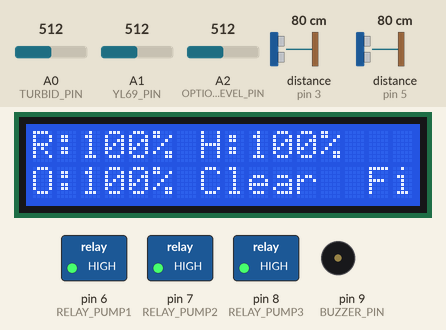
This sketch was run on a simulated Arduino Uno, built with avr-gcc and run on an emulated ATmega328P. Parts: 16×2 character LCD, switched loads named in the sketch (green lamp = pin HIGH), buzzer (waves = sounding, pin HIGH). The inputs (shaded band) are chosen by the test bench; at power-on: A0 (TURBID_PIN) = 512, distance to the obstacle (sensors on pin 3, pin 5) 80 cm, A1 (YL69_PIN) = 512, A2 (OPTIONAL_LEVEL_PIN) = 512. The echo pulse lasts 58.3 µs per cm; what the sketch prints to the serial monitor is not drawn.

Above: at 2.7 s.
2.8 s: A0 (TURBID_PIN) set to 416
5.8 s: A0 (TURBID_PIN) set to 392
At 6.7 s:
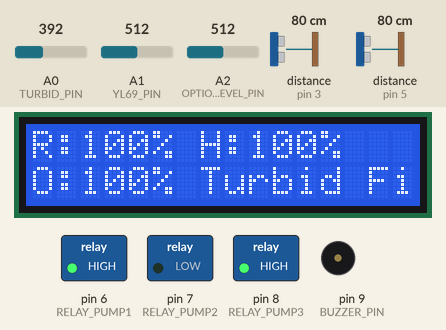
8.8 s: distance to the obstacle (sensor on pin 3) set to 18 cm
10.3 s: distance to the obstacle (sensor on pin 3) set to 14 cm
At 10.7 s:
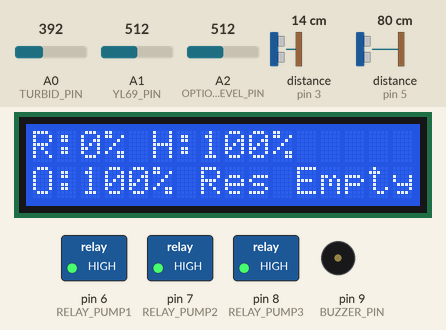
11.8 s: distance to the obstacle (sensor on pin 5) set to 18 cm
14.8 s: distance to the obstacle (sensor on pin 5) set to 13 cm
At 16.2 s:
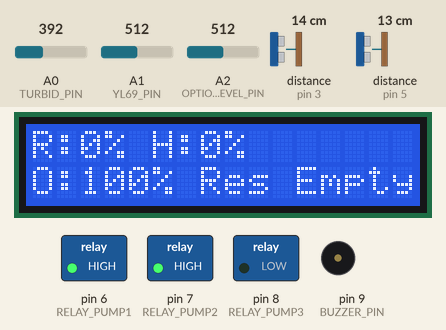
Timing chart, 0 to 17.4 s (numbered marks = the images above; inputs shaded):
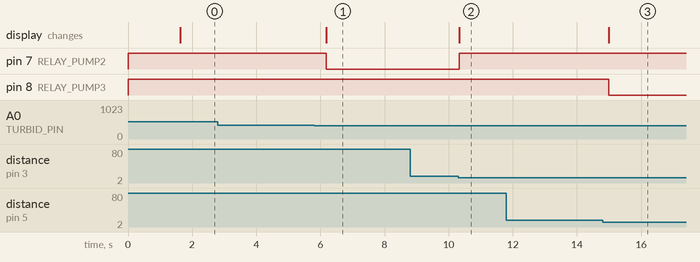

The sketch:

SWMS.ino
```cpp
#include <Wire.h>
#include <LiquidCrystal_I2C.h>
#include <SoftwareSerial.h>
#include <NewPing.h>

#define TURBID_PIN A0
#define YL69_PIN A1
#define OPTIONAL_LEVEL_PIN A2
#define RES_TRIG 2
#define RES_ECHO 3
#define HOUSE_TRIG 4
#define HOUSE_ECHO 5
#define RELAY_PUMP1 6
#define RELAY_PUMP2 7
#define RELAY_PUMP3 8
#define BUZZER_PIN 9
#define BUTTON_ACK 10
#define ESP_RX 11
#define ESP_TX 12

// Thresholds
int turbidity_clean_threshold = 400;
int yl69_filter_full_threshold = 1200;

int optional_threshold_analog = 90;

int res_dist_empty = 10;
int res_dist_full  = 5.5;

int house_dist_empty = 9;
int house_dist_full  = 5;
#define MAX_DISTANCE 15

// Initialize objects
LiquidCrystal_I2C lcd(0x27, 16, 2);
SoftwareSerial EspSerial(ESP_RX, ESP_TX);
NewPing sonarReservoir(RES_TRIG, RES_ECHO, MAX_DISTANCE);
NewPing sonarHouse(HOUSE_TRIG, HOUSE_ECHO, MAX_DISTANCE);

// Global variables
int storedTurbidity = 0;
bool storedTurbidityValid = false;
bool buzzerOn = false;
bool notifSentEmpty = false;
bool notifResEmptyWhileFilling = false;
unsigned long lastSend = 0;
const unsigned long SEND_INTERVAL = 1500;

void stopPump(int pin) { digitalWrite(pin, HIGH); }
void startPump(int pin) { digitalWrite(pin, LOW); }

int mapLevelPercent(long measured, long fullDist, long emptyDist) {
  if (measured >= emptyDist) return 0;
  if (measured <= fullDist) return 100;
  float pct = (float)(emptyDist - measured) / (emptyDist - fullDist) * 100.0;
  return constrain((int)pct, 0, 100);
}


void buzzerOnFn() {
  if (!buzzerOn) {
    tone(BUZZER_PIN, 2000);
    buzzerOn = true;
    EspSerial.println("BUZZER:ON");
  }
}
void buzzerOffFn() {
  if (buzzerOn) {
    noTone(BUZZER_PIN);
    buzzerOn = false;
    EspSerial.println("BUZZER:OFF");
  }
}


void setup() {
  Serial.begin(9600);
  EspSerial.begin(9600);

  pinMode(RELAY_PUMP1, OUTPUT);
  pinMode(RELAY_PUMP2, OUTPUT);
  pinMode(RELAY_PUMP3, OUTPUT);
  stopPump(RELAY_PUMP1);
  stopPump(RELAY_PUMP2);
  stopPump(RELAY_PUMP3);

  pinMode(BUZZER_PIN, OUTPUT);
  digitalWrite(BUZZER_PIN, LOW);
  pinMode(BUTTON_ACK, INPUT_PULLUP);

  lcd.init();
  lcd.backlight();
  lcd.clear();
  lcd.setCursor(0, 0);
  lcd.print("Smart Water Sys");
  lcd.setCursor(0, 1);
  lcd.print("Starting...");
  delay(1500);

  Serial.println("Arduino Setup Complete");
}

void loop() {

  long resDist = sonarReservoir.ping_cm();
  long houseDist = sonarHouse.ping_cm();
  int resLevel = mapLevelPercent(resDist, res_dist_full, res_dist_empty);
  int houseLevel = mapLevelPercent(houseDist, house_dist_full, house_dist_empty);
  int ylVal = analogRead(YL69_PIN);


  int optionalAnalog = analogRead(OPTIONAL_LEVEL_PIN);
  int optionalPercent = 0;
  if (optionalAnalog >= optional_threshold_analog) {
    optionalPercent = map(optionalAnalog, optional_threshold_analog, 160, 0, 100);
    optionalPercent = constrain(optionalPercent, 0, 100);
  } else {
    optionalPercent = 0;
  }
  bool optionalHasWater = (optionalPercent > 0);


  int turbVal;
  if (resLevel >= 15) {
    turbVal = analogRead(TURBID_PIN);
    storedTurbidity = turbVal;
    storedTurbidityValid = true;
  } else if (storedTurbidityValid) {
    turbVal = storedTurbidity;
  } else {
    turbVal = analogRead(TURBID_PIN);
  }

  bool waterDirty = turbVal < turbidity_clean_threshold;
  bool filterFull = ylVal > yl69_filter_full_threshold;
  bool reservoirHasEnough = resLevel > 10;
  bool houseNeedsFill = houseLevel < 90;

  if (reservoirHasEnough || optionalHasWater) {
    buzzerOffFn();
    notifSentEmpty = false;
    notifResEmptyWhileFilling = false;
  }

  // LCD update
  lcd.clear();
  lcd.setCursor(0, 0);
  lcd.print("R:");
  lcd.print(resLevel);
  lcd.print("% H:");
  lcd.print(houseLevel);
  lcd.print("%");

  lcd.setCursor(0, 1);
  lcd.print("O:");
  lcd.print(optionalPercent);
  lcd.print("% ");

  if (!reservoirHasEnough && !optionalHasWater) {
    lcd.print("Tanks Empty!");
  } else if (!reservoirHasEnough) {
    lcd.print("Res Empty!");
  } else {
    lcd.print(waterDirty ? "Turbid " : "Clear  ");
    lcd.print("Filt:");
    lcd.print(filterFull ? "F" : "E");
  }

  // ===================== AUTOMATION LOGIC =====================

  if (waterDirty) {
    if (reservoirHasEnough) {
      if (!filterFull) {
        startPump(RELAY_PUMP2);
        stopPump(RELAY_PUMP1);
        stopPump(RELAY_PUMP3);
        notifSentEmpty = false;
      } else {
        stopPump(RELAY_PUMP2);
        stopPump(RELAY_PUMP1);
        stopPump(RELAY_PUMP3);
      }
    } else {
      stopPump(RELAY_PUMP2);
      stopPump(RELAY_PUMP1);
      if (optionalHasWater && houseNeedsFill) {
        startPump(RELAY_PUMP3);
        EspSerial.println("NOTIF:Using Optional Tank");
        notifSentEmpty = false;
      } else {
        stopPump(RELAY_PUMP3);
        if (!notifSentEmpty) {
          EspSerial.println("NOTIF:Reservoir (dirty) and Optional Tank Empty");
          notifSentEmpty = true;
        }
      }
    }

  } else {
    // CLEAN WATER PATH
    if (houseNeedsFill) {
      if (reservoirHasEnough) {
        // Clean → send to house (Pump1)
        startPump(RELAY_PUMP1);
        stopPump(RELAY_PUMP2);
        stopPump(RELAY_PUMP3);
        notifSentEmpty = false;
      } else {
        stopPump(RELAY_PUMP1);
        stopPump(RELAY_PUMP2);
        if (optionalHasWater) {
          startPump(RELAY_PUMP3);
          EspSerial.println("NOTIF:Using Optional Tank");
        } else {
          stopPump(RELAY_PUMP3);
          if (!notifSentEmpty) {
            EspSerial.println("NOTIF:Reservoir and Optional Tank Empty");
            notifSentEmpty = true;
          }
        }
      }
    } else {
      stopPump(RELAY_PUMP1);
      stopPump(RELAY_PUMP2);
      stopPump(RELAY_PUMP3);
      notifResEmptyWhileFilling = false;
    }
  }

  if (digitalRead(RELAY_PUMP2) == LOW && filterFull) {
    stopPump(RELAY_PUMP2);
  }

  if (digitalRead(RELAY_PUMP1) == LOW && !reservoirHasEnough) {
    stopPump(RELAY_PUMP1);
    if (optionalHasWater) {
      startPump(RELAY_PUMP3);
      EspSerial.println("NOTIF:Switched to Optional Tank");
    } else if (!notifResEmptyWhileFilling) {
      EspSerial.println("NOTIF:Reservoir Empty While Filling");
      notifResEmptyWhileFilling = true;
    }
  }

  // ================== CENTRALIZED ALARM LOGIC ==================
  bool alarm =
      (!reservoirHasEnough && !optionalHasWater) ||
      (digitalWrite, false, (digitalRead(RELAY_PUMP1) == LOW && !reservoirHasEnough));

  alarm =
      (!reservoirHasEnough && !optionalHasWater) ||
      ((digitalRead(RELAY_PUMP1) == LOW) && !reservoirHasEnough);

  if (alarm) {
    buzzerOnFn();
  } else {
    buzzerOffFn();
  }

  if (buzzerOn && digitalRead(BUTTON_ACK) == LOW) {
    buzzerOffFn();
  }

  // Serial Monitor Output
  Serial.println("=== Sensor Readings ===");
  Serial.print("Reservoir Level: ");
  Serial.print(resLevel);
  Serial.println("%");
  Serial.print("House Tank Level: ");
  Serial.print(houseLevel);
  Serial.println("%");
  Serial.print("Turbidity: ");
  Serial.print(turbVal);
  Serial.println(" (raw)");
  Serial.print("YL-69 Filter: ");
  Serial.print(ylVal);
  Serial.println(" (raw)");
  Serial.print("Optional Tank: ");
  Serial.print(optionalAnalog);
  Serial.print(" (raw) -> ");
  Serial.print(optionalPercent);
  Serial.println("%");
  Serial.print("Pump 1: ");
  Serial.println(digitalRead(RELAY_PUMP1) == LOW ? "ON" : "OFF");
  Serial.print("Pump 2: ");
  Serial.println(digitalRead(RELAY_PUMP2) == LOW ? "ON" : "OFF");
  Serial.print("Pump 3: ");
  Serial.println(digitalRead(RELAY_PUMP3) == LOW ? "ON" : "OFF");
  Serial.println();

  // Send to ESP8266
  if (millis() - lastSend >= SEND_INTERVAL) {
    lastSend = millis();
    EspSerial.print("DATA:");
    EspSerial.print(resLevel);
    EspSerial.print(",");
    EspSerial.print(houseLevel);
    EspSerial.print(",");
    EspSerial.print(turbVal);
    EspSerial.print(",");
    EspSerial.print(optionalPercent);
    EspSerial.println();
  }

  delay(200);
}
```

Measured:
- the behaviour switches between 400 and 399 on A0 (TURBID_PIN) (found by bisection; images 0 and 1)
- the behaviour switches between 16 and 15 cm on distance to the obstacle (sensor on pin 3) (found by bisection; images 1 and 2)
- the behaviour switches between 16 and 15 cm on distance to the obstacle (sensor on pin 5) (found by bisection; images 2 and 3)
- after the input at 2.8 s, every drawn part: stays the same
- after the input at 5.8 s, pin 7 (RELAY_PUMP2): HIGH → LOW after 0.38 s; the display: changes after 0.38 s (image 1)
- after the input at 8.8 s, every drawn part: stays the same
- after the input at 10.3 s, pin 7 (RELAY_PUMP2): LOW → HIGH at once; the display: changes at once (image 2)
- after the input at 11.8 s, every drawn part: stays the same
- after the input at 14.8 s, pin 8 (RELAY_PUMP3): HIGH → LOW after 0.19 s; the display: changes after 0.19 s (image 3)
